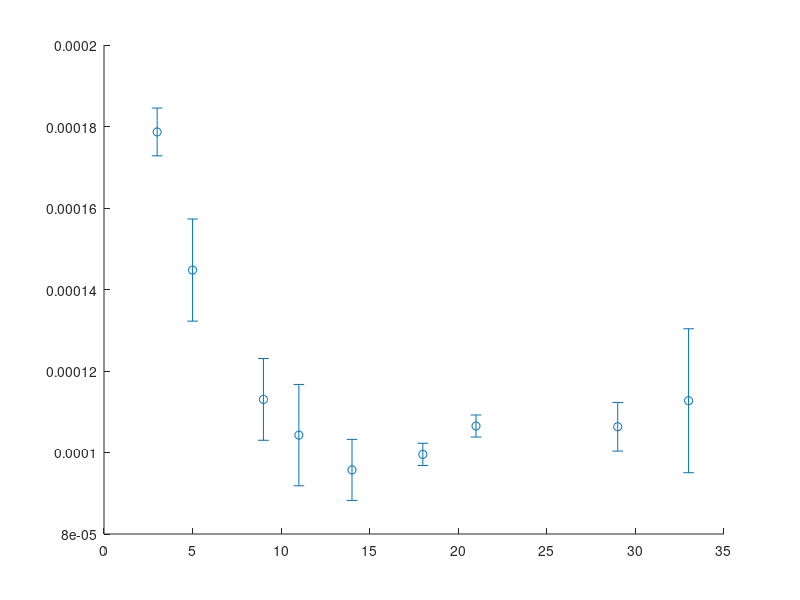

The MATLAB script that drew this image: (Note: this script raises an error after producing the figure.)
num_inputs = [33, 29, 21, 18, 14, 11, 9, 5, 3];

all_losses = [.000115, .0001291, .000094; ...
    .00011085, .00010855, .00009955; ...
    .0001077, .0001084, .0001034; ...
    .0001020, .0001000, .0000966; ...
    .0000944, .0001038, .0000890; ...
    .0000900, .0001128, .0001100; ...
    .0001211, .0001018, .0001162; ...
    .0001408, .0001588, .0001347; ...
    .0001765, .0001742, .0001853];

loss_avgs = mean(all_losses, 2);
loss_stdevs = std(all_losses, 0, 2);
    
figure
% scatter(num_inputs, loss_avgs, 'MarkerEdgeColor', '#56B4E9', 'LineWidth', 2)
hold on
errorbar(num_inputs, loss_avgs, loss_stdevs, 'o', 'LineWidth', 1.5) %'Color', '#56B4E9')
xlabel("Number of Channel Inputs")
ylabel("Prediction Loss")
set(gca, 'XDir', 'reverse')
ylim([0.00005, .0002])
grid on
title('Network Performance on Decreasing Input Channels')
